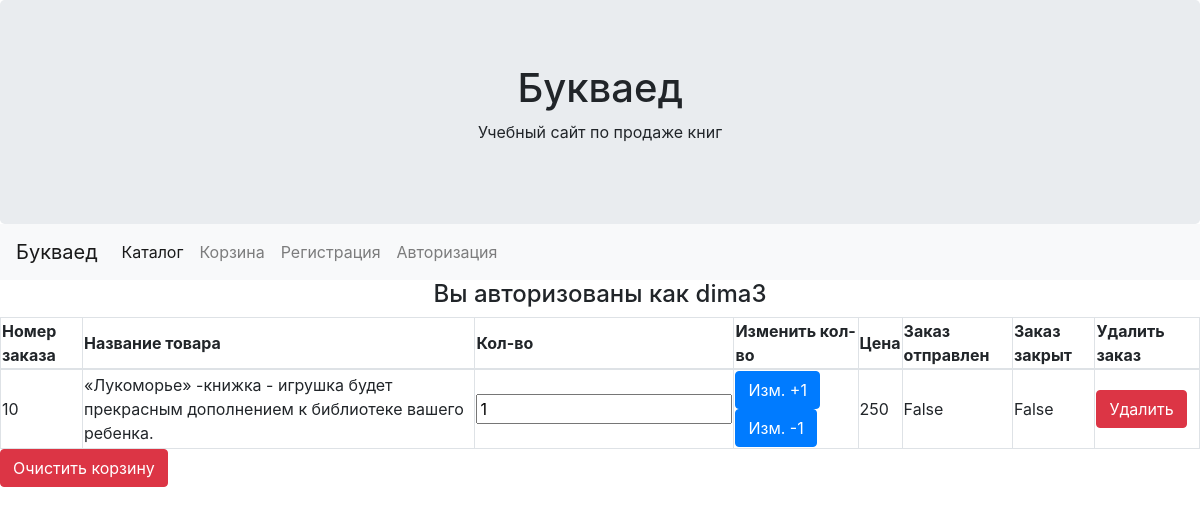
The page /basket/ (signed in) on the database its author committed.
### cart/models.py (models this page shows)
class tblCart(models.Model):
    book = models.ForeignKey(tblBook, on_delete=models.CASCADE)
    cartUser = models.ForeignKey(User, on_delete=models.CASCADE)
    countBook = models.IntegerField()
    send = models.BooleanField()
    close = models.BooleanField()

class tblBook(models.Model):
    nameBook = models.TextField()
    fioAuthor = models.CharField(max_length=100)
    countPage = models.IntegerField()
    bookPrice = models.IntegerField()
    linkImage = models.ImageField(upload_to='img/', blank=True, verbose_name='Обложка')
    countBookWarhouse = models.IntegerField()
    publesher = models.ForeignKey(tblPublesher, on_delete=models.CASCADE)
    category = models.ForeignKey(tblCategory, on_delete=models.CASCADE)

### cart/views.py (the view)
# urls.py: path('basket/', views.basket, name='basket'),
def basket(request):
    if request.user.is_authenticated:
        tovari = tblCart.objects.filter(cartUser=request.user)
        return render(request, 'basket.html', {'tovar': tovari})
    else:
        return render(request, 'notAutem.html', {})

### templates/basket.html
{% extends 'base.html' %}
{% load staticfiles %}
{% block content %}
<table class="table-bordered .table-striped">
      <thead>
    <tr>
      <th scope="col">Номер заказа</th>
      <th scope="col">Название товара</th>
      <th scope="col">Кол-во</th>
      <th scope="col">Изменить кол-во</th>
      <th scope="col">Цена</th>
      <th scope="col">Заказ отправлен</th>
      <th scope="col">Заказ закрыт</th>
      <th scope="col">Удалить заказ</th>
    </tr>
  </thead>
    <tbody>
    {% for t in tovar %}
        <tr>
        <td>{{t.id}}</td>
        <td>{{t.book.nameBook}}</td>
        <td><input id="count book" type="text" value="{{t.countBook}}"> </td>
        <td>
            <a href="{% url 'changeCountAdd' t.id %}"><button class="btn btn-primary">Изм. +1</button></a>
            <a href="{% url 'changeCountRet' t.id %}"><button class="btn btn-primary">Изм. -1</button></a>
        </td>
        <td>{{t.book.bookPrice}}</td>
        <td>{{t.send}}</td>
        <td>{{t.close}}</td>
        <td><a href="{% url 'deleteRow' t.id %}"><button class="btn btn-danger">Удалить</button></a></td>
        </tr>
    {% endfor %}
  </tbody>
</table>
    <a href="{% url 'clearCart' %}">
        <button class="btn btn-danger">Очистить корзину</button>
    </a>
{% endblock %}

### templates/base.html (shortened to what this page needs)
{% load staticfiles %}
<!DOCTYPE html>
<html lang="en">
<head>
    <link rel="stylesheet" href="https://stackpath.bootstrapcdn.com/bootstrap/4.1.1/css/bootstrap.min.css">
</head>
<body>
    <div class="jumbotron text-center" style="margin-bottom:0">
      <h1>Букваед</h1>
      <p>Учебный сайт по продаже книг</p>
    </div>
            <nav class="navbar navbar-expand-lg navbar-light bg-light ">
      <a class="navbar-brand" href="#">Букваед</a>
              <div class="collapse navbar-collapse" id="navbarSupportedContent">
                <ul class="navbar-nav mr-auto ">
                  <li class="nav-item active">
                    <a class="nav-link" href="{% url 'home' %}">Каталог</a>
                  </li>
                  <li class="nav-item">
                    <a class="nav-link" href="{% url 'basket' %}">Корзина</a>
                  </li>
                    <li class="nav-item">
                    <a class="nav-link" href="{% url 'signup' %}">Регистрация</a>
                  </li>
                    <li class="nav-item">
                    <a class="nav-link" href="{% url 'login' %}">Авторизация</a>
                  </li>
                </ul>
              </div>
		</nav>
    {% if user.is_authenticated %}
        <h4 class="text-center">Вы авторизованы как {{ user.username }}</h4>
    {% endif %}
        {% block content %}
        {% endblock %}
</body>
</html>

### rows shown on the page
tblCart: id "10", book.nameBook "«Лукоморье» -книжка - игрушка будет прекрасным дополнением к библиотеке вашего ребенка.", countBook "1", book.bookPrice "250", send "False", close "False"

### other values the page prints
{{ user.username }} "dima3"
